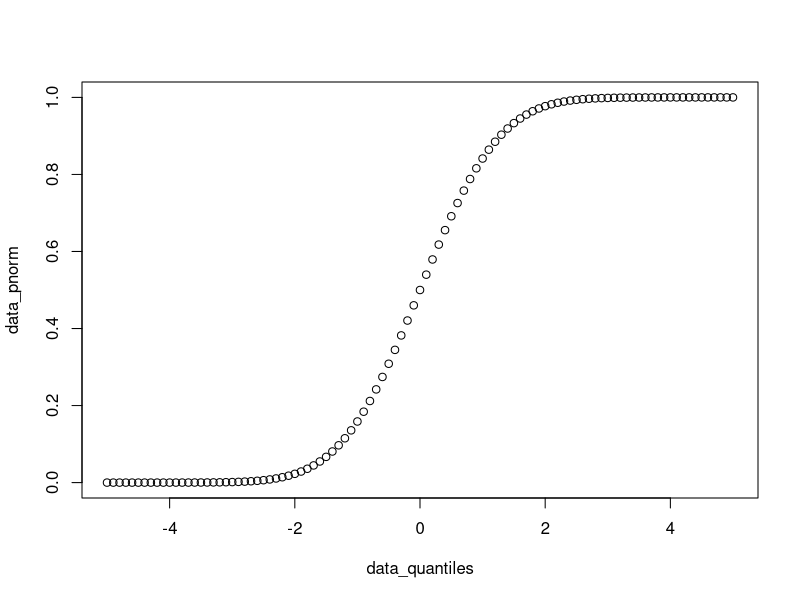
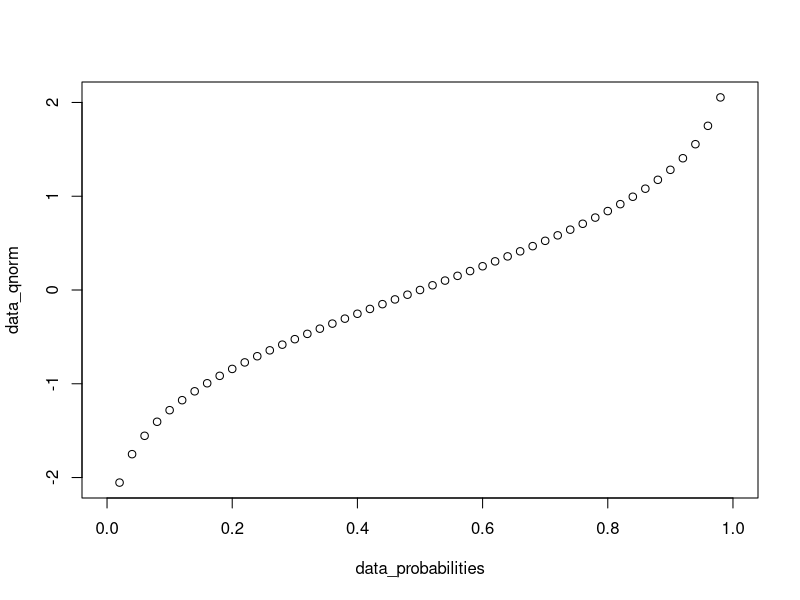
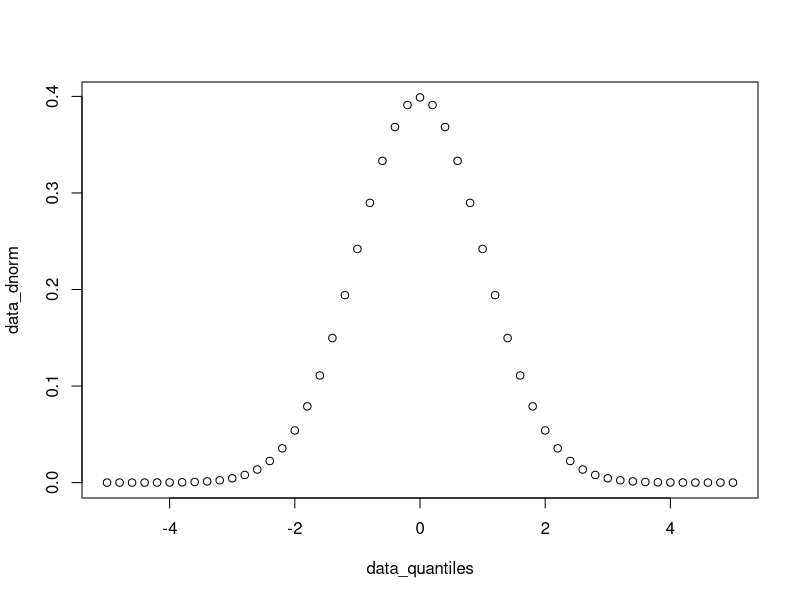
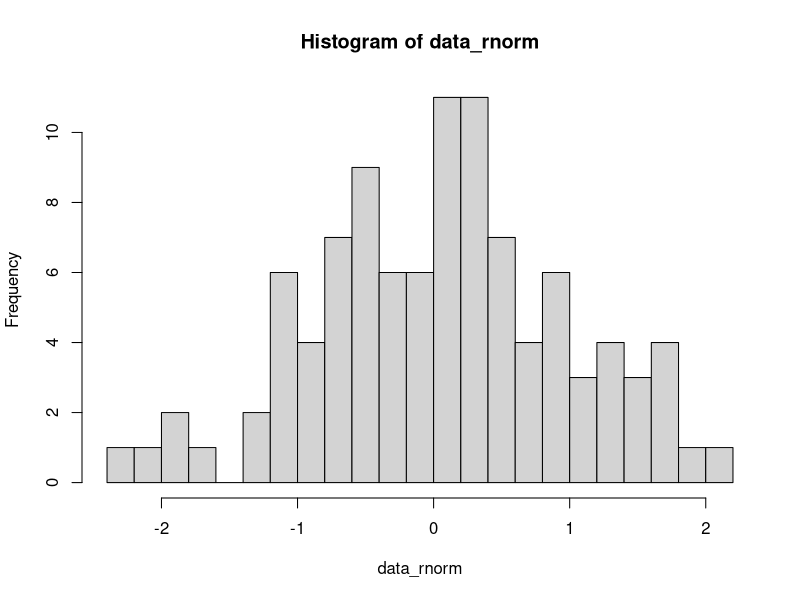
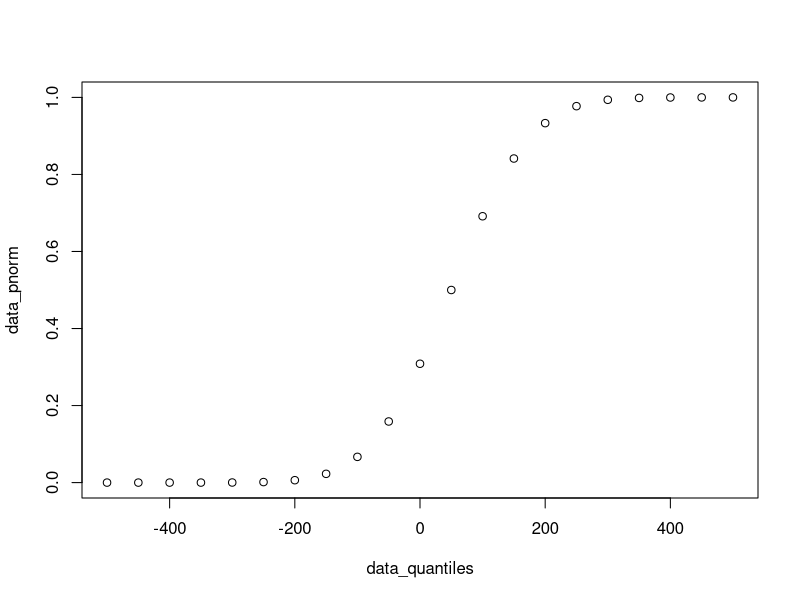
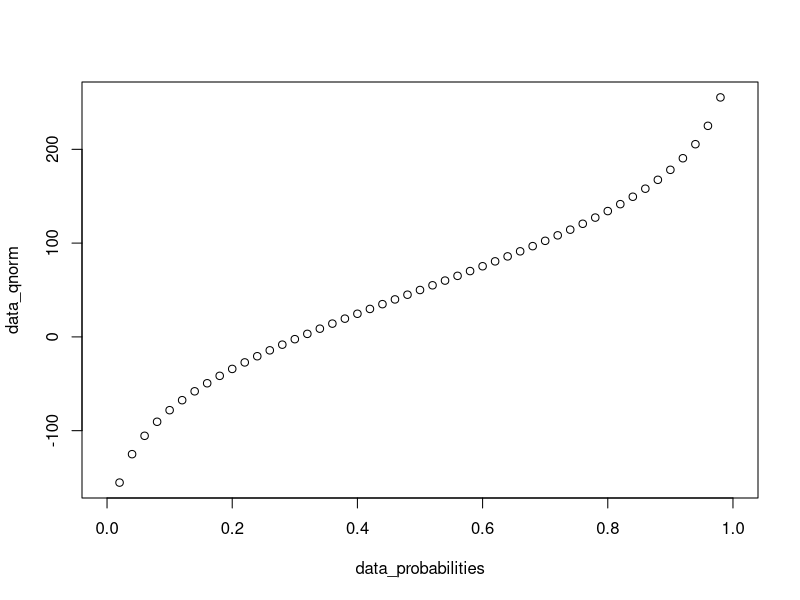
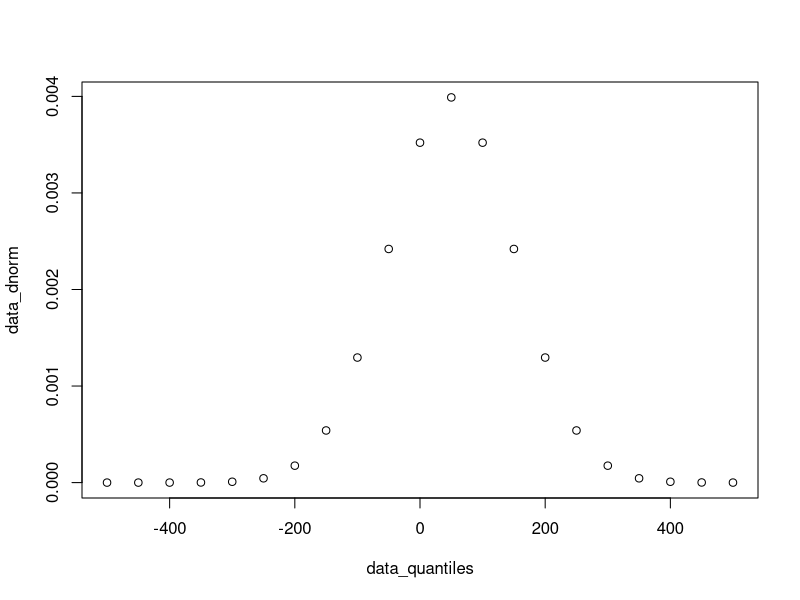
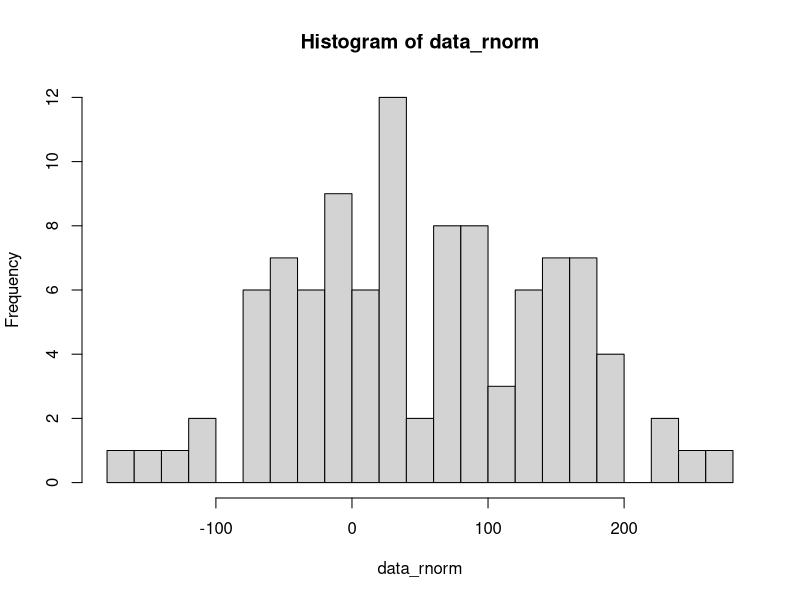

The R source for these figures, in order:
## ---- chunk 1
knitr::opts_chunk$set(echo = TRUE)
## ---- chunk 2
data_quantiles <- seq(-5, 5, 0.1)
head(data_quantiles)
## ---- chunk 3
data_pnorm <- pnorm(q = data_quantiles) 
head(data_pnorm)
## ---- chunk 4
plot(data_quantiles, data_pnorm)
## ---- chunk 5
data_probabilities <- seq(from = 0, to = 1, by = 0.02)
head(data_probabilities)
## ---- chunk 6
data_qnorm <- qnorm(p = data_probabilities) 
head(data_qnorm)
## ---- chunk 7
plot(data_probabilities, data_qnorm)
## ---- chunk 8
data_quantiles <- seq(-5, 5, 0.2)
head(data_quantiles)
## ---- chunk 9
data_dnorm <- dnorm(x = data_quantiles) 
head(data_dnorm)
## ---- chunk 10
plot(data_quantiles, data_dnorm)
## ---- chunk 11
data_rnorm <- rnorm(n = 100)
head(data_rnorm)
## ---- chunk 12
hist(data_rnorm, breaks = 20)
## ---- chunk 13
data_quantiles <- seq(-500, 500, 50)
head(data_quantiles)
## ---- chunk 14
data_pnorm <- pnorm(q = data_quantiles, mean = 50, sd = 100)
head(data_pnorm)
## ---- chunk 15
plot(data_quantiles, data_pnorm)
## ---- chunk 16
data_probabilities <- seq(from = 0, to = 1, by = 0.02)
head(data_probabilities)
## ---- chunk 17
data_qnorm <- qnorm(p = data_probabilities, mean = 50, sd = 100) 
head(data_qnorm)
## ---- chunk 18
plot(data_probabilities, data_qnorm)
## ---- chunk 19
data_quantiles <- seq(-500, 500, 50)
head(data_quantiles)
## ---- chunk 20
data_dnorm <- dnorm(x = data_quantiles, mean = 50, sd = 100) 
head(data_dnorm)
## ---- chunk 21
plot(data_quantiles, data_dnorm)
## ---- chunk 22
data_rnorm <- rnorm(n = 100, mean = 50, sd = 100)
head(data_rnorm)
## ---- chunk 23
hist(data_rnorm, breaks = 20)
## ---- chunk 24
data_quantiles <- seq(0, 50, 1)
head(data_quantiles)
## ---- chunk 25
data_pbinom <- pbinom(q = data_quantiles, size = 50, prob = 0.1)
head(data_pbinom)
## ---- chunk 26
plot(data_quantiles, data_pbinom)
## ---- chunk 27
data_probabilities <- seq(from = 0, to = 1, by = 0.02)
head(data_probabilities)
## ---- chunk 28
data_qbinom <- qbinom(p = data_probabilities, size = 50, prob = 0.1)
head(data_qbinom)
## ---- chunk 29
plot(data_probabilities, data_qbinom)
## ---- chunk 30
data_quantiles <- seq(0, 50, 1)
head(data_quantiles)
## ---- chunk 31
data_dbinom <- dbinom(x = data_quantiles, size = 50, prob = 0.1)
head(data_dbinom)
## ---- chunk 32
plot(data_quantiles, data_dbinom)
## ---- chunk 33
data_rbinom <- rbinom(n = 100, size = 50, prob = 0.1)
head(data_rbinom)
## ---- chunk 34
hist(data_rbinom, breaks = 20)
## ---- chunk 35
data_rnorm <- rnorm(n = 1000, mean = 50, sd = 100)
quantile(data_rnorm, probs = seq(0, 1, 0.1))
## ---- chunk 36
plot(
  seq(0, 1, 0.1),
  quantile(data_rnorm, probs = seq(0, 1, 0.1))
)
## ---- chunk 37
set.seed(1)
x <- rnorm(n = 1000, mean = 0, sd = 1)
y <- rnorm(n = 2000, mean = 1, sd = 1)
## ---- chunk 38
par(mfrow = c(2, 1))
hist(x, breaks = 30)
hist(y, breaks = 30)
par(mfrow = c(1, 1 ))
## ---- chunk 39
t.test(x, y)
## ---- chunk 40
t.test(y, x)
## ---- chunk 41
set.seed(1)
n_sample <- 10
x <- runif(n = n_sample, min = 10, max = 20)
y <- x + 2 + rnorm(n = n_sample, mean = 0, sd = 1)
## ---- chunk 42
mean(y - x)
## ---- chunk 43
t.test(x, y, paired = TRUE)
